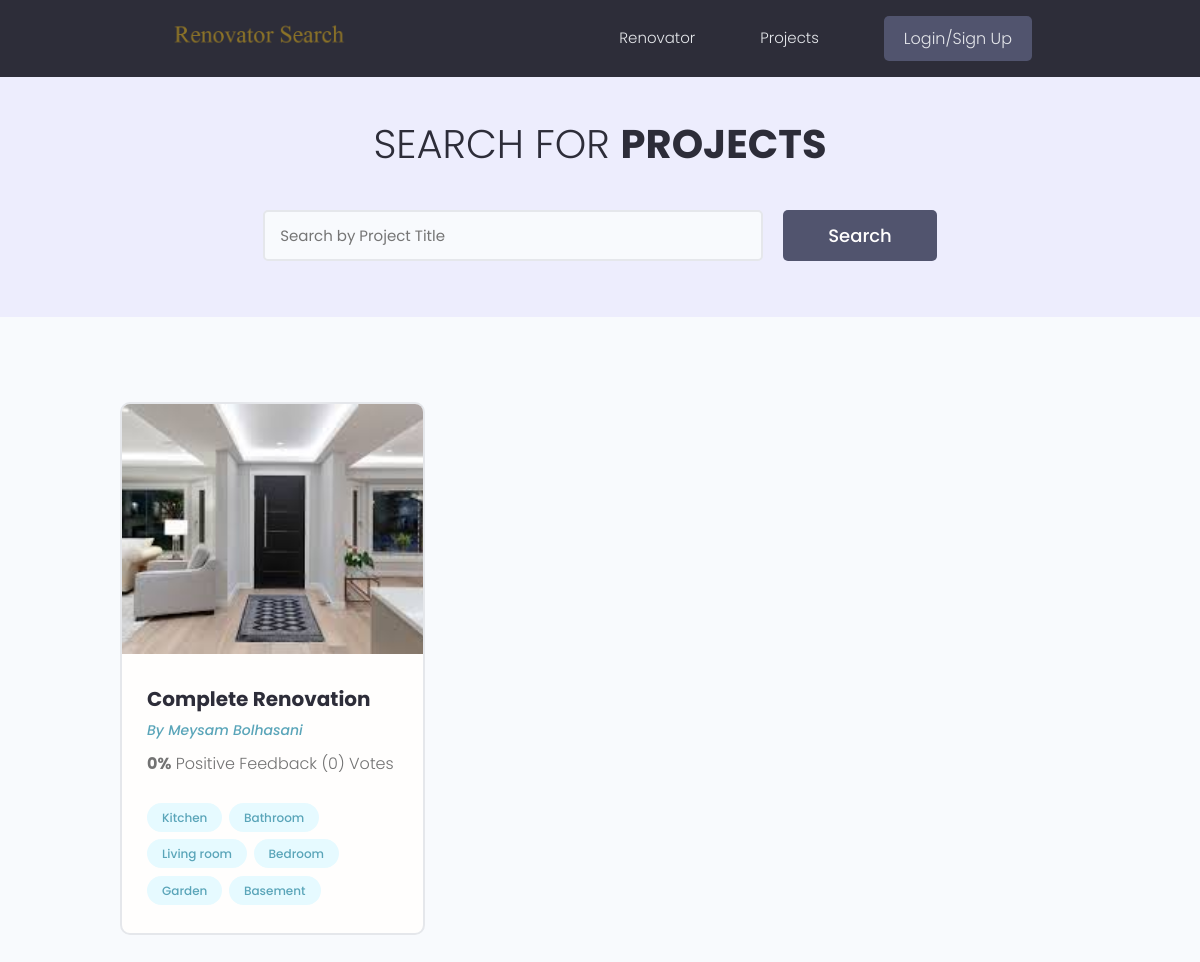
/projects/, run on the app's committed database.
### projects/models.py (models this page shows, shortened)
class Project(models.Model):
    owner = models.ForeignKey(
        Profile, null=True, blank=True, on_delete=models.CASCADE)
    title = models.CharField(max_length=200)
    description = models.TextField(null=True, blank=True)
    featured_image = models.ImageField(
        null=True, blank=True, default='default.jpg')
    tags = models.ManyToManyField(Tag, blank=True)
    project_address = models.CharField(max_length=2000, null=True, blank=True)
    vote_total = models.IntegerField(default=0, null=True, blank=True)
    vote_ratio = models.IntegerField(default=0, null=True, blank=True)
    images_link = models.CharField(max_length=2000, null=True, blank=True)
    created = models.DateTimeField(auto_now_add=True)
    class Meta:
        ordering = ['-vote_ratio', '-vote_total', 'title']
    @property
    def imageURL(self):
        try:
            url = self.featured_image.url
        except:
            url=''
        return url

class Tag(models.Model):
    name = models.CharField(max_length=200)
    created = models.DateTimeField(auto_now_add=True)
    def __str__(self):
        return self.name

### users/models.py (models this page shows, shortened)
class Profile(models.Model):
    user = models.OneToOneField(
        User, on_delete=models.CASCADE, null=True, blank=True)
    name = models.CharField(max_length=200, blank=True, null=True)
    email = models.EmailField(max_length=500, blank=True, null=True)
    username = models.CharField(max_length=200, blank=True, null=True)
    location = models.CharField(max_length=200, blank=True, null=True)
    short_intro = models.CharField(max_length=200, blank=True, null=True)
    bio = models.TextField(blank=True, null=True)
    profile_image = models.ImageField(
        null=True, blank=True, upload_to='profiles/', default="profiles/user-default.png")
    social_instagram = models.CharField(max_length=200, blank=True, null=True)
    social_youtube = models.CharField(max_length=200, blank=True, null=True)
    social_website = models.CharField(max_length=200, blank=True, null=True)
    created = models.DateTimeField(auto_now_add=True)
    class Meta:
            ordering = ['created']

### projects/views.py (the view)
# urls.py: path('projects/', views.getProjects),
def projects(request):
    projects, search_query = search_project(request)
    custom_range, projects = paginate_projects(request, projects, 3)
    context = {'projects': projects, 'search_query': search_query,
               'custom_range': custom_range}
    return render(request, 'projects/projects.html', context)

### projects/utils.py (called while the page is built)
def paginate_projects(request, projects, results):
    page = request.GET.get('page')
    paginator = Paginator(projects, results)
    try:
        projects = paginator.page(page)
    except PageNotAnInteger:
        page = 1
        projects = paginator.page(page)
    except EmptyPage:
        page = paginator.num_pages
        projects = paginator.page(page)
    leftIndex = (int(page)-4)
    if leftIndex < 1:
        leftIndex = 1
    rightIndex = (int(page)+5)
    if rightIndex > paginator.num_pages:
        rightIndex = paginator.num_pages
    custom_range = range(leftIndex, rightIndex)
    return custom_range, projects

def search_project(request):
    search_query = ''
    if request.GET.get('search_query'):
        search_query = request.GET.get('search_query')
    tags = Tag.objects.filter(name__icontains=search_query)
    projects = Project.objects.distinct().filter(
        Q(title__icontains=search_query) |
        Q(description__icontains=search_query) |
        Q(owner__name__icontains=search_query) |
        Q(tags__in=tags)
    )
    return projects, search_query

### projects/templates/projects/projects.html (shortened to what this page needs)
{%extends 'main.html' %} {% block content%} {%load static%}
<main class="projects">
  <section class="hero-section text-center">
    <div class="container container--narrow">
      <div class="hero-section__box">
        <h2>Search for <span>Projects</span></h2>
      </div>
      <div class="hero-section__search">
        <form id="searchForm" class="form" action="{%url 'projects'%}" method="get">
          <div class="form__field">
            <input class="input input--text" id="formInput#search" type="text" name="search_query" value="{{search_query}}"
              placeholder="Search by Project Title" />
          </div>
          <input class="btn btn--sub btn--lg" type="submit" value="Search" />
        </form>
      </div>
    </div>
  </section>
  <section class="projectsList">
    <div class="container">
      <div class="grid grid--three">
        {% for project in projects %}
        <div class="column">
          <div class="card project">
            <a href="{% url 'single-project' project.id  %}" class="project">
              <img class="project__thumbnail" src="{{ project.imageURL}}" alt="project thumbnail" />
              <div class="card__body">
                <h3 class="project__title">{{project.title}}</h3>
                <p><a class="project__author" href="{% url 'user-profile' project.owner.id %}">By {{project.owner.name}}</a></p>
                <p class="project--rating">
                  <span style="font-weight: bold;">{{project.vote_ratio}}%</span> Positive
                  Feedback ({{project.vote_total}}) Vote{{project.vote_total|pluralize:"s"}}
                </p>
                <div class="project__tags">
                  {%for tag in project.tags.all %}
                  <span class="tag tag--pill tag--main">
                    <small>{{tag}}</small>
                  </span>
                  {%endfor%}
                </div>
              </div>
            </a>
          </div>
        </div>
        {%endfor%}
        </section>
</main>
{%endblock content%}

### static/css/app.css (style rules this page uses)
:root { --color-sub: #2d2d39; }
.btn--sub { background-color: var(--color-sub-light); }
.card { border: 2px solid var(--color-light); }
img { width: 100%; }
.hero-section { height: 40vh; display: flex; align-items: center; background-color: var(--color-sub); }
.hero-section__box { margin-bottom: 4rem; }
.hero-section__box > h2, .hero-section__box > h2 > span { font-size: 4rem; color: var(--color-light); line-height: 1.3; text-transform: uppercase; }
.hero-section__box > h2 { font-weight: 300; }
.hero-section__box > h2 > span { font-weight: 700; }
.hero-section__search > .form { display: flex; align-items: center; justify-content: center; gap: 2rem; }
.hero-section__search > .form input.input--text { width: 50rem; }
.project__author { font-size: 1.4rem; font-style: italic; }
.project--rating { margin-bottom: 1.6em; margin-top: .5em; }
.projects > .hero-section { background: var(--color-sub-lighter); height: 30vh; }
.projects .hero-section__box { margin-bottom: 2.5rem; }
.projects .hero-section__box > h2 { color: var(--color-sub); }
.projects .hero-section__box > h2 > span { font-weight: 700; color: var(--color-sub); }
.projectsList { margin-top: 8rem; }
.project__thumbnail { height: 25rem; object-fit: cover; object-position: top center; }
.project__title { font-size: 2rem; font-weight: 700; color: var(--color-sub); }

### static/uikit/styles/modules/_variables.css (style rules this page uses)
:root { --color-main: #5aa5b9; --color-main-light: #e6faff; --color-sub: #3f4156; --color-sub-light: #51546e; --color-sub-lighter: #ededfd; --color-text: #737373; --color-gray: #8b8b8b; --color-light: #e5e7eb; --color-light-gray: #767676; --color-bg: #f8fafd; --color-white: #fffefd; --color-white-light: #f3f3f3; --color-success: #359e64; --color-success-bg: #def8e8; --color-error: #fc4b0b; --color-error-bg: #fff2ee; --font-base: 'Poppins', arial, helvetica, 'Segoe UI', roboto, ubuntu, sans-serif; --font-monospace: 'Fira Code', 'Courier New', courier, monospace; --font-regular: 300; --font-medium: 500; --font-bold: 700; --generic-shadow: 1px 1px 5px #00000010; --generic-transition: all 0.3s ease-in-out; }

### static/uikit/styles/modules/_base.css (style rules this page uses)
* { margin: 0; padding: 0; box-sizing: border-box; text-rendering: optimizeLegibility; color: inherit; font-size: inherit; }
html { font-size: 50%; }
@media only screen and (min-width: 480px) { html { font-size: 56.25%; } }
@media only screen and (min-width: 1200px) { html { font-size: 62.5%; } }
body { line-height: 1.6; font-weight: 400; font-size: 1.5rem; color: var(--color-text); background-color: var(--color-bg); min-height: 100vh; }

### static/uikit/styles/modules/_typography.css (style rules this page uses)
* { font-family: var(--font-base); }
h2 { font-size: 3.6rem; font-weight: var(--font-bold); }
h3 { font-size: 3.2rem; font-weight: var(--font-medium); }
p, span, strong { font-size: 1.6rem; color: var(--color-text); font-weight: var(--font-regular); }
a { padding-bottom: 2px; text-decoration: none; display: inline-block; color: var(--color-main); font-weight: var(--font-medium); }

### static/uikit/styles/modules/_utilities.css (style rules this page uses)
.container { width: 92%; max-width: 165rem; margin: 0 auto; box-sizing: border-box; }
.container--narrow { width: 92%; max-width: 120rem; }
@media screen and (min-width: 1000px) { .container { width: 90%; } }
@media screen and (min-width: 1000px) { .container--narrow { width: 85%; } }
@media screen and (min-width: 1200px) { .container { width: 80%; } }
@media screen and (min-width: 1200px) { .container--narrow { width: 72%; } }
.text-center { text-align: center; }

### static/uikit/styles/modules/_button.css (style rules this page uses)
.btn { display: inline-block; position: relative; cursor: pointer; background-color: var(--color-light); font-weight: var(--font-medium); color: var(--color-sub); text-decoration: none; padding: 1rem 2rem; border-radius: 0.5rem; border: none; width: -webkit-fit-content; width: -moz-fit-content; width: fit-content; height: -webkit-fit-content; height: -moz-fit-content; height: fit-content; font-size: 1.6rem; outline-width: 0; outline-color: transparent; -webkit-backface-visibility: hidden; backface-visibility: hidden; transition: all 0.3s ease-in-out; }
.btn--sub { background-color: var(--color-sub); color: var(--color-white); }
.btn--lg { font-size: 1.8rem; padding: 1.2rem 4.5rem; }

### static/uikit/styles/modules/_card.css (style rules this page uses)
.card { border-radius: 1rem; background-color: var(--color-white); border: 1.5px solid var(--color-light); width: auto; height: auto; margin-top: 0.5rem; margin-bottom: 0.5rem; overflow: hidden; }
.card__body, .card__header { padding: 2rem 2.5rem; }

### data on the page
Project: imageURL (picture), title "Complete Renovation", owner.name "Meysam Bolhasani", vote_ratio "0", vote_total "0"
Tag: name "Kitchen"
Tag: name "Bathroom"
Tag: name "Living room"
Tag: name "Bedroom"
Tag: name "Garden"
Tag: name "Basement"
